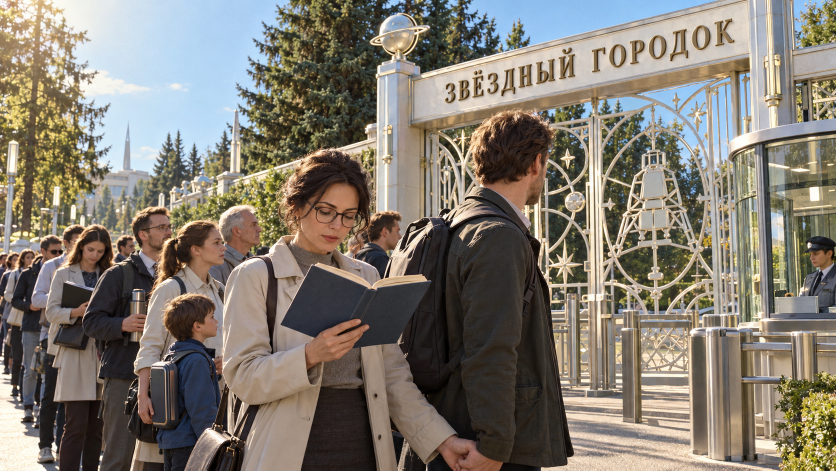
#> input picture assets/gen/s6_gpt3_b_0.png, 1672 x 941 px (shown at 1/2 size)
$ python _s6_booth_grid.py
#> lines starting #> are read from the running program, lines starting #| are printed output that depends on the picture
# -*- coding: utf-8 -*-
"""Сетка 25 px по области будки — замерить плоскость стекла/рамы для посадки табло."""
import os
from PIL import Image, ImageDraw, ImageFont

HERE = os.path.dirname(os.path.abspath(__file__))
plate = Image.open(os.path.join(HERE, 'assets', 'gen', 's6_gpt3_b_0.png')).convert('RGB')
#> plate is the input picture: PIL image 1672x941 RGB; mean R, G, B 130.1, 123, 112.6
plate = plate.resize((2400, 1350), Image.LANCZOS)
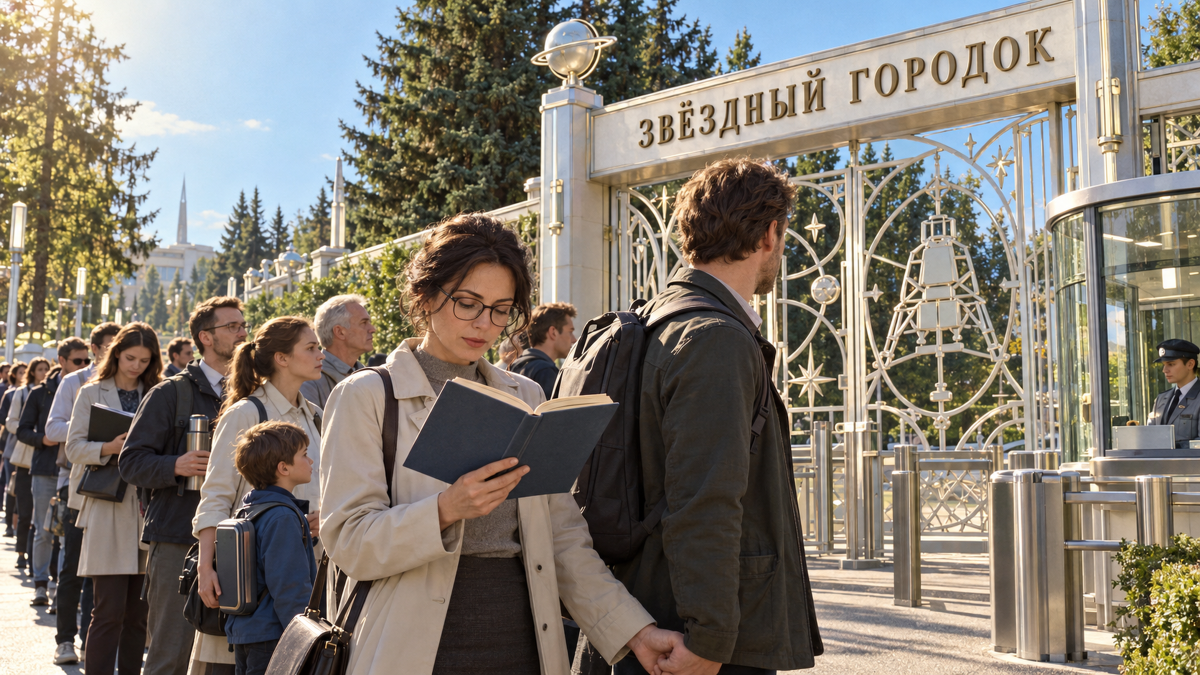
#> plate: PIL image 2400x1350 RGB (shown at 1/2 size); mean R, G, B 130.1, 123, 112.6
X0, Y0, X1, Y1 = 1780, 200, 2300, 560
c = plate.crop((X0, Y0, X1, Y1))
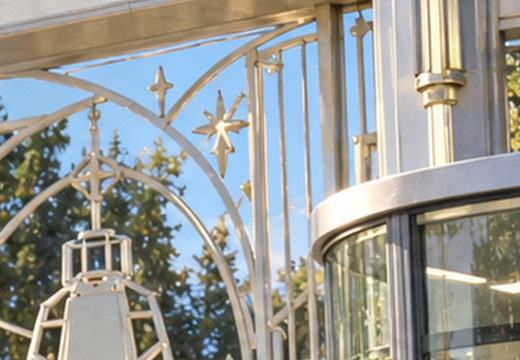
#> c: PIL image 520x360 RGB; mean R, G, B 151.5, 153.8, 149.4
S = 3
c = c.resize((c.width * S, c.height * S), Image.LANCZOS)
#> c: PIL image 1560x1080 RGB
d = ImageDraw.Draw(c)
f = ImageFont.truetype('/usr/share/fonts/truetype/lato/Lato-Bold.ttf', 16)
for x in range(X0 - X0 % 50, X1, 50):
    px = (x - X0) * S
    d.line([(px, 0), (px, c.height)], fill=(255, 0, 0), width=1)
    d.text((px + 2, 2), str(x), font=f, fill=(255, 255, 0))
for y in range(Y0 - Y0 % 50, Y1, 50):
    py = (y - Y0) * S
    d.line([(0, py), (c.width, py)], fill=(0, 200, 255), width=1)
    d.text((2, py + 1), str(y), font=f, fill=(255, 255, 0))
p = os.path.join(HERE, 'assets', 'review', '_s6_booth_grid.png')
c.save(p)
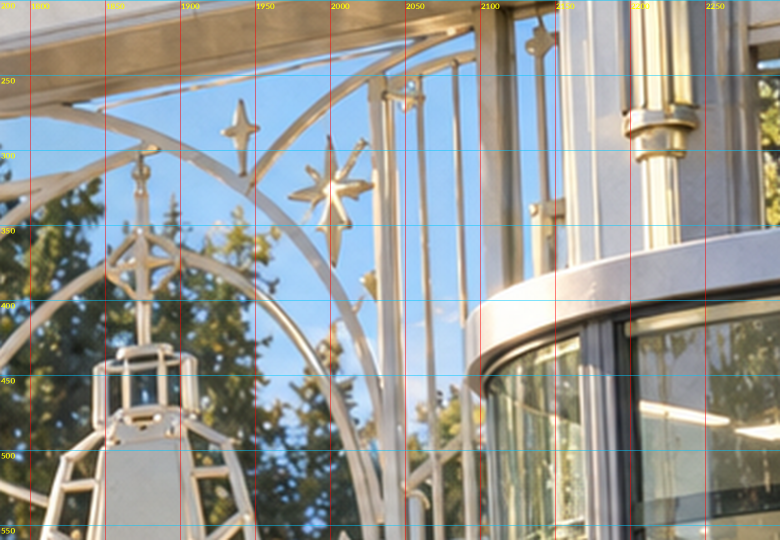
#> saved as _s6_booth_grid.png: PIL image 1560x1080 RGB (shown at 1/2 size); mean R, G, B 151.3, 153.3, 149
print(p, c.size)
#| assets/review/_s6_booth_grid.png (1560, 1080)

$ run again, with assets/gen/kate_overalls_0.png copied over assets/gen/s6_gpt3_b_0.png
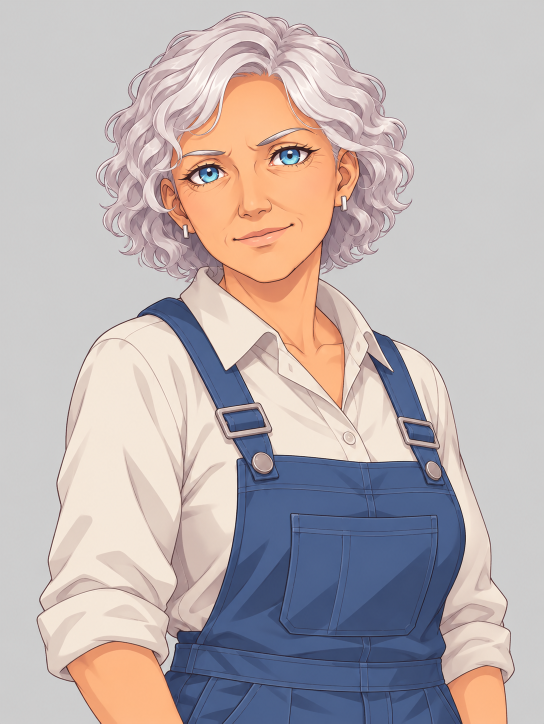
#> input picture assets/gen/kate_overalls_0.png, 1087 x 1447 px (shown at 1/2 size)
#> plate is the input picture: PIL image 1087x1447 RGB; mean R, G, B 188.1, 177.9, 177.9
#> `plate = plate.resize((2400, 1350), Image.LANCZOS)`:
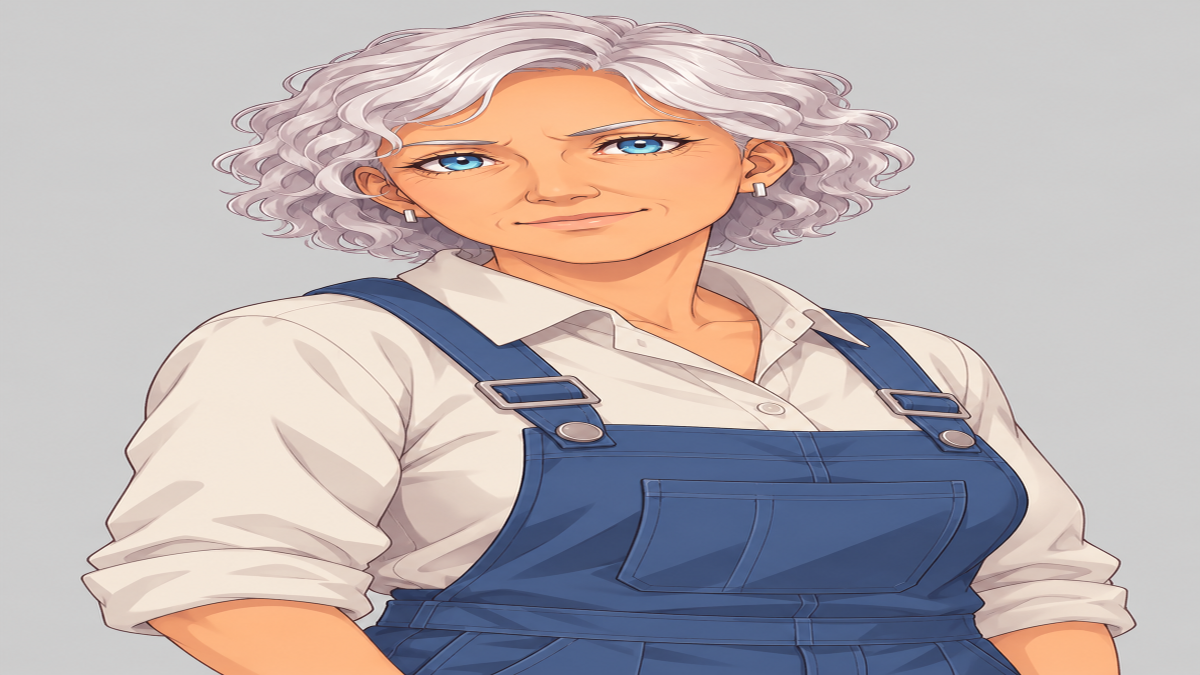
#> plate: PIL image 2400x1350 RGB (shown at 1/2 size); mean R, G, B 188.1, 177.9, 177.9
#> `c.save(p)`:
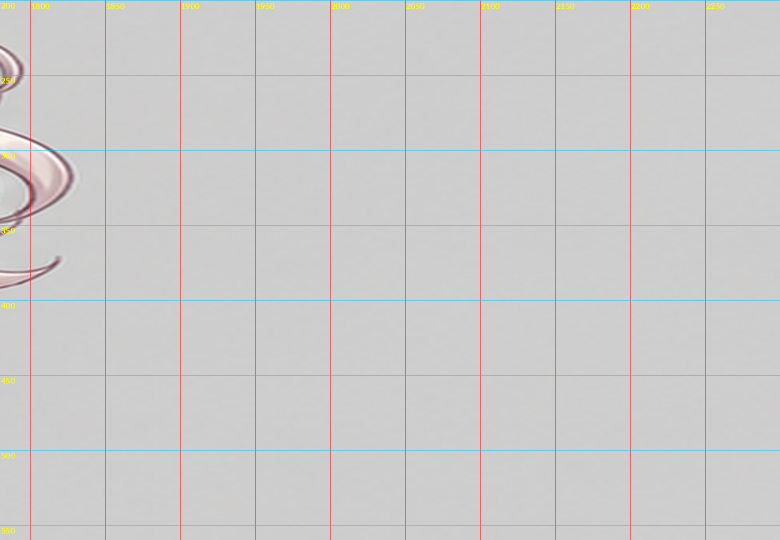
#> saved as _s6_booth_grid.png: PIL image 1560x1080 RGB (shown at 1/2 size); mean R, G, B 204.4, 203.4, 203.4
#| assets/review/_s6_booth_grid.png (1560, 1080)

$ run again, with assets/gen/kate_reception_0.png copied over assets/gen/s6_gpt3_b_0.png
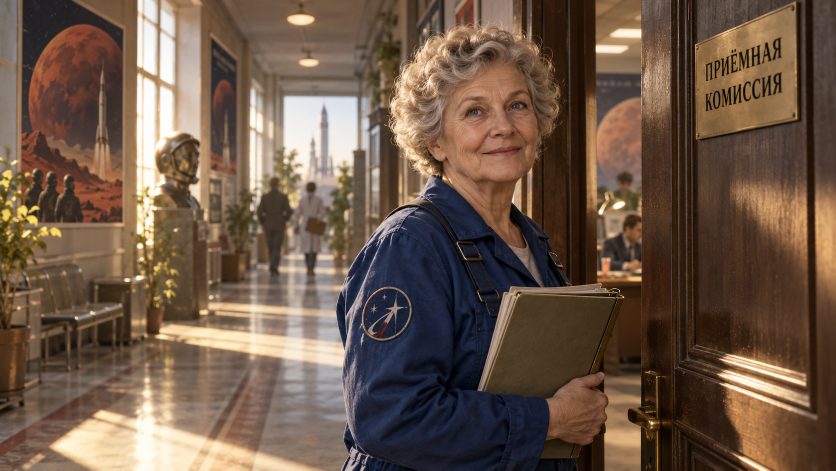
#> input picture assets/gen/kate_reception_0.png, 1672 x 941 px (shown at 1/2 size)
#> plate is the input picture: PIL image 1672x941 RGB; mean R, G, B 109.7, 88.4, 72.3
#> plate: PIL image 2400x1350 RGB
#> `c = plate.crop((X0, Y0, X1, Y1))`:
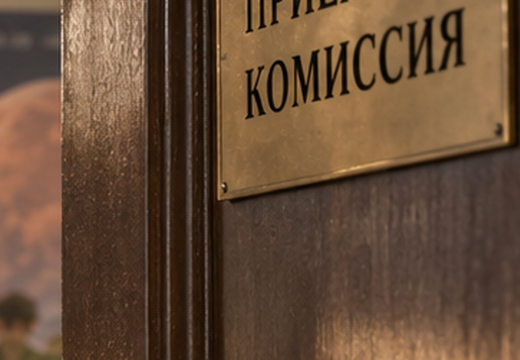
#> c: PIL image 520x360 RGB; mean R, G, B 103, 76.7, 55.7
#> `c.save(p)`:
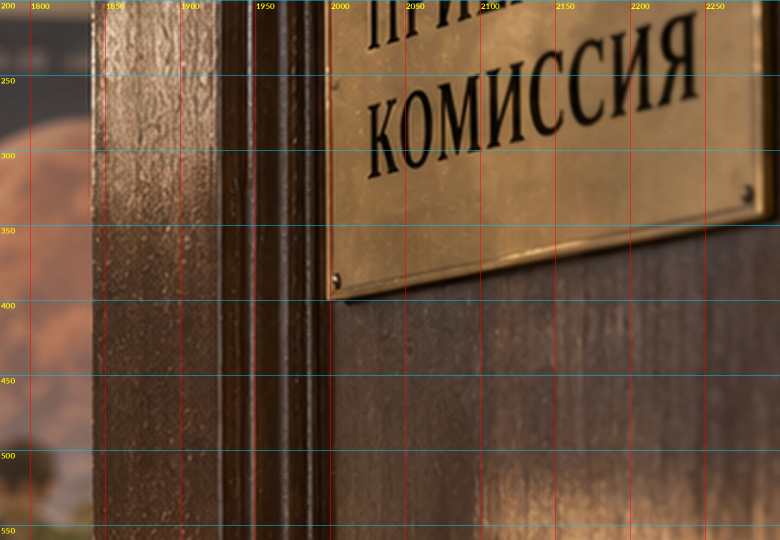
#> saved as _s6_booth_grid.png: PIL image 1560x1080 RGB (shown at 1/2 size); mean R, G, B 103.4, 77.3, 56.7
#| assets/review/_s6_booth_grid.png (1560, 1080)
